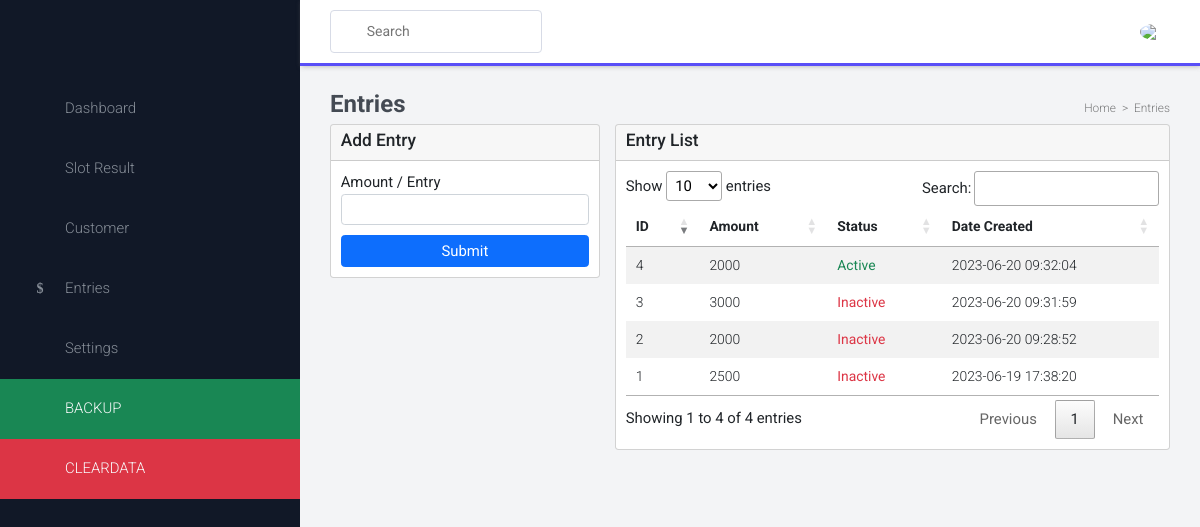
The app's page /admin/amount_entry.php (signed in), older data.
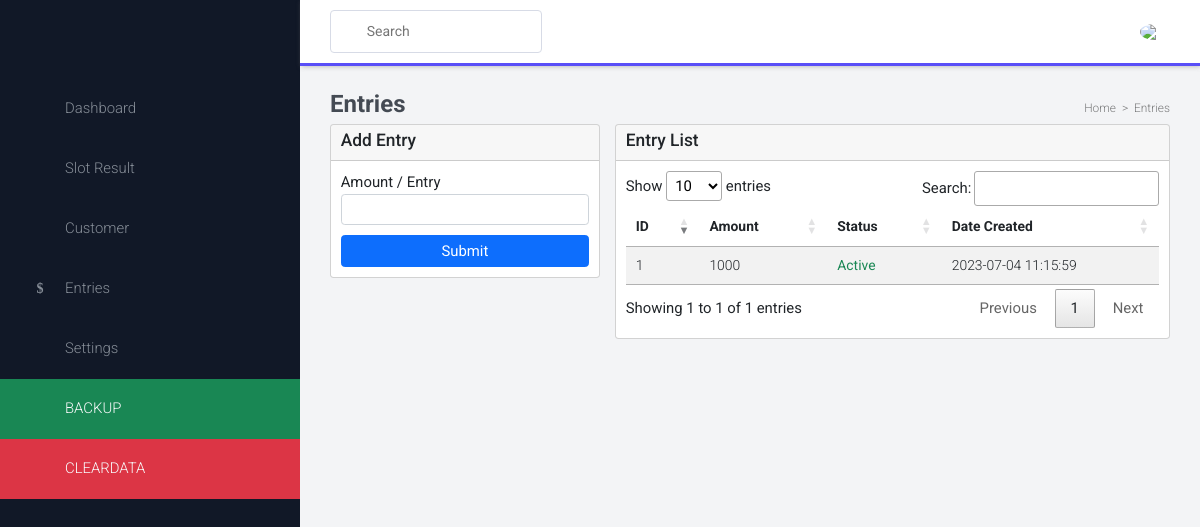
The same page, newer data.
### tables this page shows
CREATE TABLE `entries` (
  `id` int(11) NOT NULL AUTO_INCREMENT,
  `amount` float(10,2) NOT NULL,
  `status` varchar(50) NOT NULL,
  `date_created` datetime NOT NULL DEFAULT current_timestamp(),
  PRIMARY KEY (`id`)
);

### admin/amount_entry.php (the view, shortened to what this page needs)
<!DOCTYPE html>
<html lang="en">
<head>
    <link rel="stylesheet" href="admin.css">
    <link rel="stylesheet" href="../bootstrap/css/bootstrap.min.css">
    <link rel="stylesheet" href="../fontawesome/all.min.css" />
     <link rel="stylesheet" href="../css/datatable.css">
</head>
<body>
    <?php include('includes/sidebar.php'); ?>
    <section id="interface">
        <?php include('includes/navbar.php'); ?>
            <h3 class="i-name">
                Entries
                <div class="home-gauge">
                    <span><i class="fa-solid fa-gauge"></i>Home</span>
                    <span>></span>
                    <span>Entries</span>
                </div>
            </h3>
            <div class="container px-5">
                <div class="row">
                    <div class="col-md-4">
                        <div class="card">
                            <div class="card-header">
                                <h3 class="header-title">Add Entry</h3>
                            </div>
                            <div class="card-body">
                                <form action="" method="POST">
                                    <div class="form-group mb-3">
                                        <label for="Amount / Entry">Amount / Entry</label>
                                        <input type="text" id="amount_entry" name="amount_entry" class="form-control" required>
                                    </div>
                                    <button type="submit" name="save" onclick="return confirm('Are you sure? You want to add this amount?')" class="btn btn-primary btn-block">Submit</button>
                                </form>
                            </div>
                        </div>
                    </div>
                    <div class="col-md-8">
                        <div class="card">
                            <div class="card-header">
                                <h3 class="header-title">Entry List</h3>
                            </div>
                            <div class="card-body">
                                <table class="table table-striped table-borderless" id="datatable">
                                    <thead>
                                        <tr>
                                            <th>ID</th>
                                            <th>Amount</th>
                                            <th>Status</th>
                                            <th>Date Created</th>
                                        </tr>
                                    </thead>
                                    <tbody>
                                        <?php
                                            $query = "SELECT * FROM entries ORDER BY id DESC";
                                            $stmt_query = $conn->prepare($query);
                                            $stmt_query->execute();
                                            while($row = $stmt_query->fetch(PDO::FETCH_ASSOC))
                                            {
                                            $entry_status = '';
                                            if($row['status'] === 'Active')
                                            {
                                                $entry_status = '<b class = "text-success">Active</b>';
                                            }
                                            else
                                            {
                                                $entry_status = '<b class = "text-danger">Inactive</b>';
                                            }
                                        ?>
                                        <tr>
                                            <td><?php echo $row['id'] ?></td>
                                            <td><?php echo $row['amount'] ?></td>
                                            <td><?php echo $entry_status?></td>
                                            <td><?php echo $row['date_created'] ?></td>
                                        </tr>
                                        <?php } ?>
                                    </tbody>
                                </table>
                            </div>
                        </div>
                    </div>
                </div>
            </div>
    </section>
</body>
</html>

Row changes from the older to the newer data that the page shows:
removed entries: id "4", amount "2000", status "Active", date_created "2023-06-20 09:32:04"
removed entries: id "3", amount "3000", status "Inactive", date_created "2023-06-20 09:31:59"
removed entries: id "2", amount "2000", status "Inactive", date_created "2023-06-20 09:28:52"
changed entries id 1: amount "2500" → "1000"; date_created "2023-06-19 17:38:20" → "2023-07-04 11:15:59"; status "Inactive" → "Active"
Text that changed along with them:
text written by a page script: "Show entries Search: Showing 1 to 4 of 4 entries Previous 1 Next" → "Show entries Search: Showing 1 to 1 of 1 entries Previous 1 Next"
